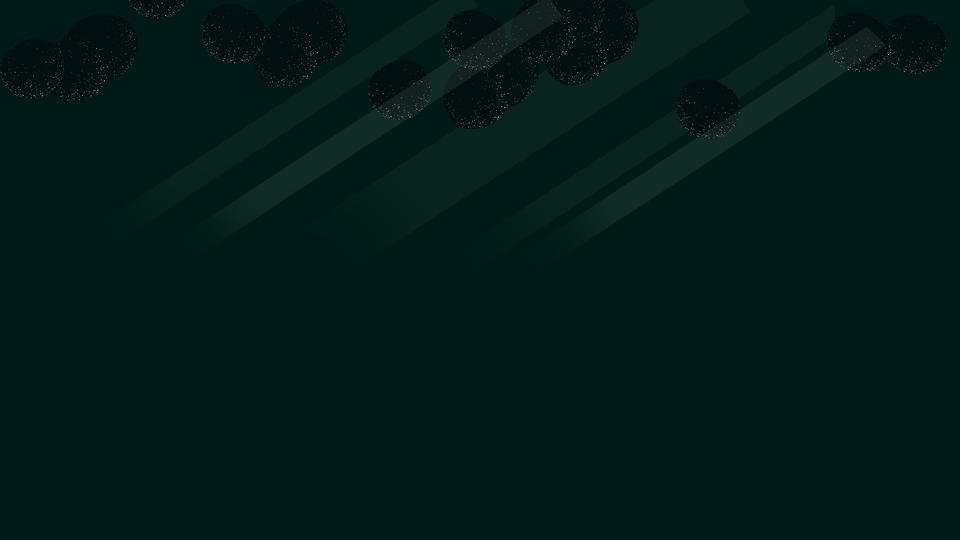
#> input picture assets/sky_night.png, 960 x 540 px
$ python -i pack_forest.py   (imports and definitions only)
#> lines starting #> are read from the running program, lines starting #| are printed output that depends on the picture
#> further down, picture is the input picture: PIL image 960x540 RGB; mean R, G, B 1.5, 27.5, 23.8
#!/usr/bin/env python3
"""Turns the 'BACKGROUND_FOREST' pack into chapter 2's parallax layers.

The pack is one 1634x1080 scene split into nine aligned layers. The game only
draws three (a static sky, a slow far layer and a faster near layer), so the
nine are grouped by depth and flattened into those three.

Everything is scaled so the tree bases land on the game's ground line, and the
wrap seam of each scrolling layer is cross-faded so a tileSprite can repeat it
without a visible join.

A single dark forest scene in nine aligned layers is exactly what the Misted
Nightwood wants, and the game's lantern-and-darkness overlay does the rest.

Usage:
    python3 tools/pack_forest.py "<BACKGROUND_FOREST folder>"
"""

import os
import sys

from PIL import Image


OUT = os.path.join(os.path.dirname(__file__), "..", "assets")

GAME_W, GAME_H = 960, 540
GROUND_Y = 412          # must match GROUND_Y in src/levels.js

SRC_W, SRC_H = 1634, 1080
SRC_GROUND = 693        # where the trunks meet the forest floor in the source

SCALE = GROUND_Y / SRC_GROUND                 # lands the trunks on the ground
CROP_H = int(round(GAME_H / SCALE))           # source rows the screen can show
OUT_W = int(round(SRC_W * SCALE))

# Which source layers make up each of the game's three. Back to front:
#   01 backdrop  02 haze  03 mist band  04 far bushes  05 tree line
#   06 light shafts  07 high canopy  08 grass specks  09 front bushes
GROUPS = {
    "sky_night.png":  ["01", "02", "07", "06-lights"],
    "far_night.png":  ["03", "05"],
    "near_night.png": ["04", "08", "09"],
}
SEAM = 90  # px of cross-fade used to close the horizontal wrap


def load(src, tag):
    path = os.path.join(src, "Background-layers", f"Background-forest_{tag}.png")
    return Image.open(path).convert("RGBA")


def flatten(src, tags):
    out = Image.new("RGBA", (SRC_W, SRC_H), (0, 0, 0, 0))
    for tag in tags:
        out.alpha_composite(load(src, tag))
    return out


def to_screen(img):
    """Crop to what the screen can show, then scale to the game's size."""
    img = img.crop((0, SRC_H - CROP_H, SRC_W, SRC_H))
    return img.resize((OUT_W, GAME_H), Image.LANCZOS)


def seamless(img, width=SEAM):
    """Cross-fade the right edge into the left so the layer can tile.

    The pack's layers very nearly line up already, so this only has to hide a
    few pixels of drift rather than invent new artwork.
    """
#> called with width = 90
    w, h = img.size
#> w = 960; h = 540
    left = img.crop((0, 0, width, h))
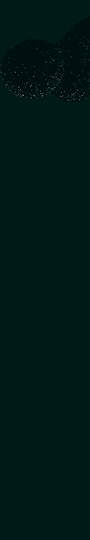
#> left: PIL image 90x540 RGB; mean R, G, B 0.3, 26.1, 22.5
    right = img.crop((w - width, 0, w, h))
    blended = right.copy()
    for x in range(width):
        k = x / (width - 1)          # 0 at the far edge, 1 where it meets left
        col_r = right.crop((x, 0, x + 1, h))
        col_l = left.crop((x, 0, x + 1, h))
        blended.paste(Image.blend(col_r, col_l, k * 0.5), (x, 0))
    img = img.copy()
    img.paste(blended, (w - width, 0))
    return img


def save(img, name):
    img.save(os.path.join(OUT, name))
    print(f"wrote {name} {img.size}")


def main(src):
    for name, tags in GROUPS.items():
        img = to_screen(flatten(src, tags))
        if name == "sky_night.png":
            # The sky never scrolls, so it is cropped to the screen instead of
            # tiled - and it must be opaque, it is the bottom of the stack.
            img = img.crop((0, 0, GAME_W, GAME_H))
            flat = Image.new("RGBA", img.size, (11, 26, 22, 255))
            flat.alpha_composite(img)
            img = flat.convert("RGB")
        else:
            img = seamless(img)
        save(img, name)


# [4 lines not run here, left out]

>>> from PIL import Image
>>> picture = Image.open('../assets/sky_night.png')
>>> result = seamless(picture)
